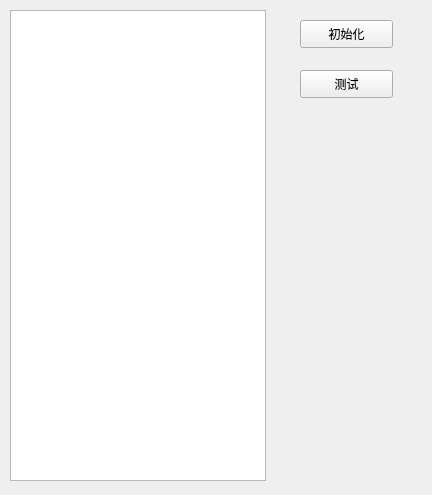
<?xml version="1.0" encoding="UTF-8"?>
<ui version="4.0">
 <class>Form</class>
 <widget class="QWidget" name="Form">
  <property name="geometry">
   <rect>
    <x>0</x>
    <y>0</y>
    <width>432</width>
    <height>495</height>
   </rect>
  </property>
  <property name="windowTitle">
   <string>Form</string>
  </property>
  <widget class="QListWidget" name="listWidget">
   <property name="geometry">
    <rect>
     <x>10</x>
     <y>10</y>
     <width>256</width>
     <height>471</height>
    </rect>
   </property>
  </widget>
  <widget class="QPushButton" name="pushButton">
   <property name="geometry">
    <rect>
     <x>300</x>
     <y>20</y>
     <width>93</width>
     <height>28</height>
    </rect>
   </property>
   <property name="text">
    <string>初始化</string>
   </property>
  </widget>
  <widget class="QPushButton" name="pushButton_2">
   <property name="geometry">
    <rect>
     <x>300</x>
     <y>70</y>
     <width>93</width>
     <height>28</height>
    </rect>
   </property>
   <property name="text">
    <string>测试</string>
   </property>
  </widget>
 </widget>
 <resources/>
 <connections>
  <connection>
   <sender>pushButton</sender>
   <signal>clicked()</signal>
   <receiver>Form</receiver>
   <slot>start()</slot>
   <hints>
    <hint type="sourcelabel">
     <x>358</x>
     <y>31</y>
    </hint>
    <hint type="destinationlabel">
     <x>408</x>
     <y>36</y>
    </hint>
   </hints>
  </connection>
  <connection>
   <sender>pushButton_2</sender>
   <signal>clicked()</signal>
   <receiver>Form</receiver>
   <slot>test()</slot>
   <hints>
    <hint type="sourcelabel">
     <x>348</x>
     <y>81</y>
    </hint>
    <hint type="destinationlabel">
     <x>383</x>
     <y>127</y>
    </hint>
   </hints>
  </connection>
  <connection>
   <sender>listWidget</sender>
   <signal>currentTextChanged(QString)</signal>
   <receiver>Form</receiver>
   <slot>text_changed()</slot>
   <hints>
    <hint type="sourcelabel">
     <x>238</x>
     <y>193</y>
    </hint>
    <hint type="destinationlabel">
     <x>342</x>
     <y>240</y>
    </hint>
   </hints>
  </connection>
 </connections>
 <slots>
  <slot>start()</slot>
  <slot>test()</slot>
  <slot>text_changed()</slot>
 </slots>
</ui>
